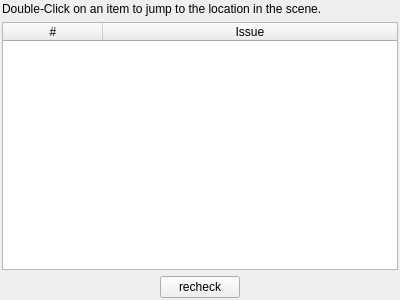
<?xml version="1.0" encoding="UTF-8"?>
<ui version="4.0">
 <class>ConsistencyCheck</class>
 <widget class="QWidget" name="ConsistencyCheck">
  <property name="geometry">
   <rect>
    <x>0</x>
    <y>0</y>
    <width>400</width>
    <height>300</height>
   </rect>
  </property>
  <property name="windowTitle">
   <string>Architecture Consistency Check</string>
  </property>
  <layout class="QVBoxLayout" name="verticalLayout">
   <property name="margin">
    <number>2</number>
   </property>
   <item>
    <widget class="QLabel" name="label">
     <property name="text">
      <string>Double-Click on an item to jump to the location in the scene.</string>
     </property>
    </widget>
   </item>
   <item>
    <widget class="QTableWidget" name="mpIssueTable">
     <property name="editTriggers">
      <set>QAbstractItemView::NoEditTriggers</set>
     </property>
     <property name="alternatingRowColors">
      <bool>true</bool>
     </property>
     <property name="selectionMode">
      <enum>QAbstractItemView::SingleSelection</enum>
     </property>
     <property name="selectionBehavior">
      <enum>QAbstractItemView::SelectRows</enum>
     </property>
     <attribute name="horizontalHeaderStretchLastSection">
      <bool>true</bool>
     </attribute>
     <attribute name="verticalHeaderVisible">
      <bool>false</bool>
     </attribute>
     <column>
      <property name="text">
       <string>#</string>
      </property>
     </column>
     <column>
      <property name="text">
       <string>Issue</string>
      </property>
     </column>
    </widget>
   </item>
   <item>
    <layout class="QHBoxLayout" name="horizontalLayout">
     <item>
      <spacer name="horizontalSpacer">
       <property name="orientation">
        <enum>Qt::Horizontal</enum>
       </property>
       <property name="sizeHint" stdset="0">
        <size>
         <width>40</width>
         <height>20</height>
        </size>
       </property>
      </spacer>
     </item>
     <item>
      <widget class="QPushButton" name="mpRecheckBtn">
       <property name="text">
        <string>recheck</string>
       </property>
      </widget>
     </item>
     <item>
      <spacer name="horizontalSpacer_2">
       <property name="orientation">
        <enum>Qt::Horizontal</enum>
       </property>
       <property name="sizeHint" stdset="0">
        <size>
         <width>40</width>
         <height>20</height>
        </size>
       </property>
      </spacer>
     </item>
    </layout>
   </item>
  </layout>
 </widget>
 <resources/>
 <connections/>
</ui>
